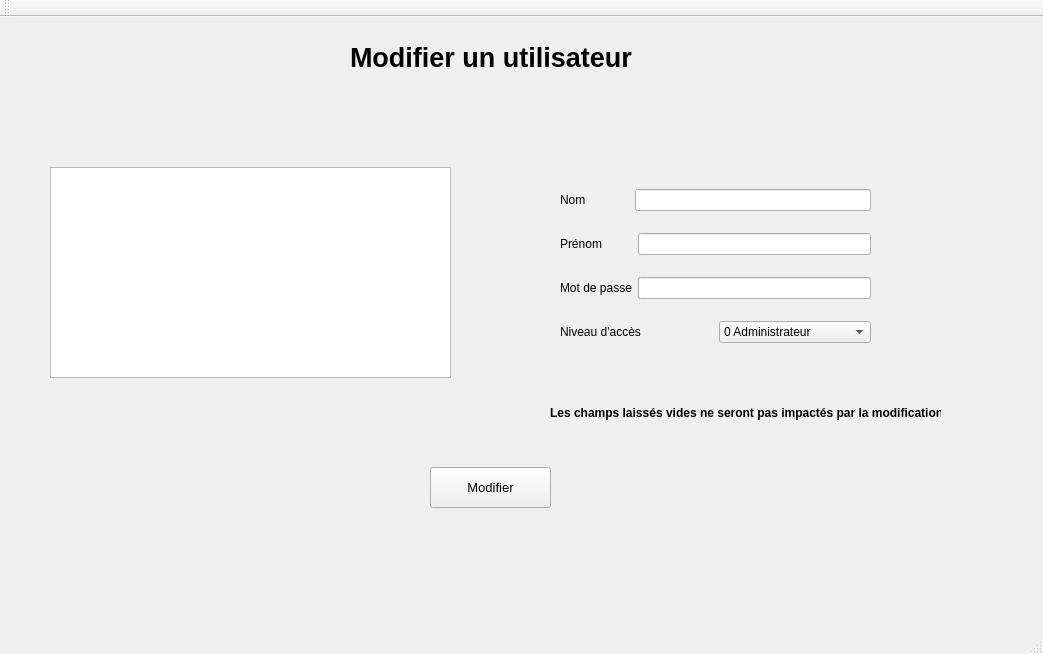
<?xml version="1.0" encoding="UTF-8"?>
<ui version="4.0">
 <class>ModifierUserUIClass</class>
 <widget class="QMainWindow" name="ModifierUserUIClass">
  <property name="geometry">
   <rect>
    <x>0</x>
    <y>0</y>
    <width>1043</width>
    <height>654</height>
   </rect>
  </property>
  <property name="windowTitle">
   <string>ModifierUserUI</string>
  </property>
  <widget class="QWidget" name="centralWidget">
   <widget class="QListWidget" name="listWidget">
    <property name="geometry">
     <rect>
      <x>50</x>
      <y>150</y>
      <width>401</width>
      <height>211</height>
     </rect>
    </property>
   </widget>
   <widget class="QLabel" name="label">
    <property name="geometry">
     <rect>
      <x>350</x>
      <y>20</y>
      <width>301</width>
      <height>41</height>
     </rect>
    </property>
    <property name="font">
     <font>
      <pointsize>20</pointsize>
      <bold>true</bold>
     </font>
    </property>
    <property name="text">
     <string>Modifier un utilisateur</string>
    </property>
   </widget>
   <widget class="QPushButton" name="pushButton">
    <property name="geometry">
     <rect>
      <x>430</x>
      <y>450</y>
      <width>121</width>
      <height>41</height>
     </rect>
    </property>
    <property name="font">
     <font>
      <pointsize>10</pointsize>
      <bold>false</bold>
     </font>
    </property>
    <property name="text">
     <string>Modifier</string>
    </property>
   </widget>
   <widget class="QLabel" name="label_8">
    <property name="geometry">
     <rect>
      <x>550</x>
      <y>380</y>
      <width>391</width>
      <height>31</height>
     </rect>
    </property>
    <property name="font">
     <font>
      <bold>true</bold>
     </font>
    </property>
    <property name="text">
     <string>Les champs laissés vides ne seront pas impactés par la modification.</string>
    </property>
   </widget>
   <widget class="QWidget" name="layoutWidget">
    <property name="geometry">
     <rect>
      <x>50</x>
      <y>110</y>
      <width>981</width>
      <height>20</height>
     </rect>
    </property>
    <layout class="QHBoxLayout" name="horizontalLayout">
     <item>
      <widget class="QLabel" name="label_2">
       <property name="text">
        <string>Veuillez sélectionner l'utilisateur à modifier</string>
       </property>
      </widget>
     </item>
     <item>
      <widget class="QLabel" name="label_7">
       <property name="text">
        <string>Veuillez renseigner les informations à modifier</string>
       </property>
      </widget>
     </item>
    </layout>
   </widget>
   <widget class="QWidget" name="layoutWidget">
    <property name="geometry">
     <rect>
      <x>540</x>
      <y>140</y>
      <width>351</width>
      <height>221</height>
     </rect>
    </property>
    <layout class="QVBoxLayout" name="verticalLayout">
     <property name="spacing">
      <number>10</number>
     </property>
     <property name="leftMargin">
      <number>20</number>
     </property>
     <property name="topMargin">
      <number>20</number>
     </property>
     <property name="rightMargin">
      <number>20</number>
     </property>
     <property name="bottomMargin">
      <number>20</number>
     </property>
     <item>
      <layout class="QHBoxLayout" name="horizontalLayout_2">
       <item>
        <widget class="QLabel" name="label_3">
         <property name="text">
          <string>Nom             </string>
         </property>
        </widget>
       </item>
       <item>
        <widget class="QLineEdit" name="lineEdit"/>
       </item>
      </layout>
     </item>
     <item>
      <layout class="QHBoxLayout" name="horizontalLayout_3">
       <item>
        <widget class="QLabel" name="label_4">
         <property name="text">
          <string>Prénom         </string>
         </property>
        </widget>
       </item>
       <item>
        <widget class="QLineEdit" name="lineEdit_2"/>
       </item>
      </layout>
     </item>
     <item>
      <layout class="QHBoxLayout" name="horizontalLayout_4">
       <item>
        <widget class="QLabel" name="label_5">
         <property name="text">
          <string>Mot de passe</string>
         </property>
        </widget>
       </item>
       <item>
        <widget class="QLineEdit" name="lineEdit_3"/>
       </item>
      </layout>
     </item>
     <item>
      <layout class="QHBoxLayout" name="horizontalLayout_5">
       <item>
        <widget class="QLabel" name="label_6">
         <property name="text">
          <string>Niveau d'accès</string>
         </property>
        </widget>
       </item>
       <item>
        <widget class="QComboBox" name="comboBox">
         <item>
          <property name="text">
           <string>0 Administrateur</string>
          </property>
         </item>
         <item>
          <property name="text">
           <string>1 Technicien</string>
          </property>
         </item>
         <item>
          <property name="text">
           <string>2 Chef de bloc</string>
          </property>
         </item>
         <item>
          <property name="text">
           <string>3 Personnel Lambda</string>
          </property>
         </item>
        </widget>
       </item>
      </layout>
     </item>
    </layout>
   </widget>
   <widget class="QPushButton" name="pushButton_2">
    <property name="geometry">
     <rect>
      <x>30</x>
      <y>20</y>
      <width>71</width>
      <height>51</height>
     </rect>
    </property>
    <property name="styleSheet">
     <string notr="true">border-radius: 25px;</string>
    </property>
    <property name="text">
     <string/>
    </property>
   </widget>
  </widget>
  <widget class="QMenuBar" name="menuBar">
   <property name="geometry">
    <rect>
     <x>0</x>
     <y>0</y>
     <width>1043</width>
     <height>22</height>
    </rect>
   </property>
  </widget>
  <widget class="QToolBar" name="mainToolBar">
   <attribute name="toolBarArea">
    <enum>TopToolBarArea</enum>
   </attribute>
   <attribute name="toolBarBreak">
    <bool>false</bool>
   </attribute>
  </widget>
  <widget class="QStatusBar" name="statusBar"/>
 </widget>
 <layoutdefault spacing="6" margin="11"/>
 <resources/>
 <connections/>
</ui>
